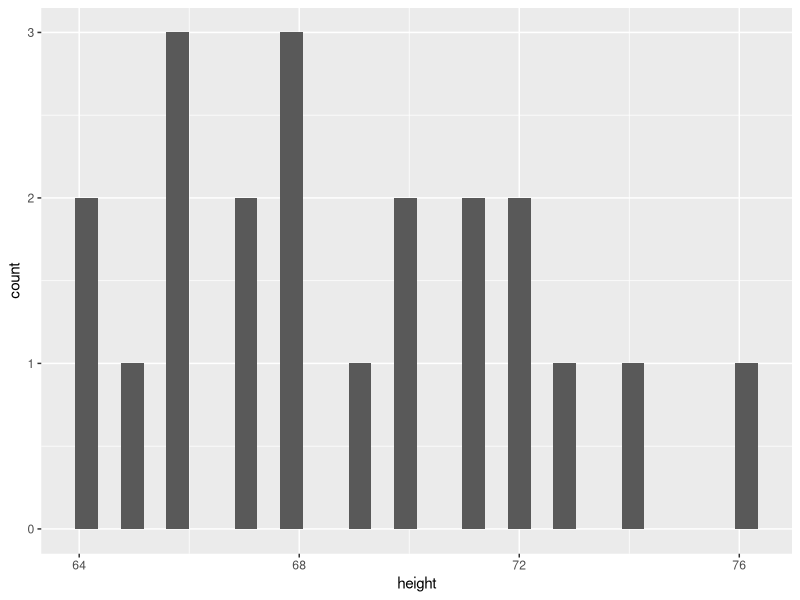
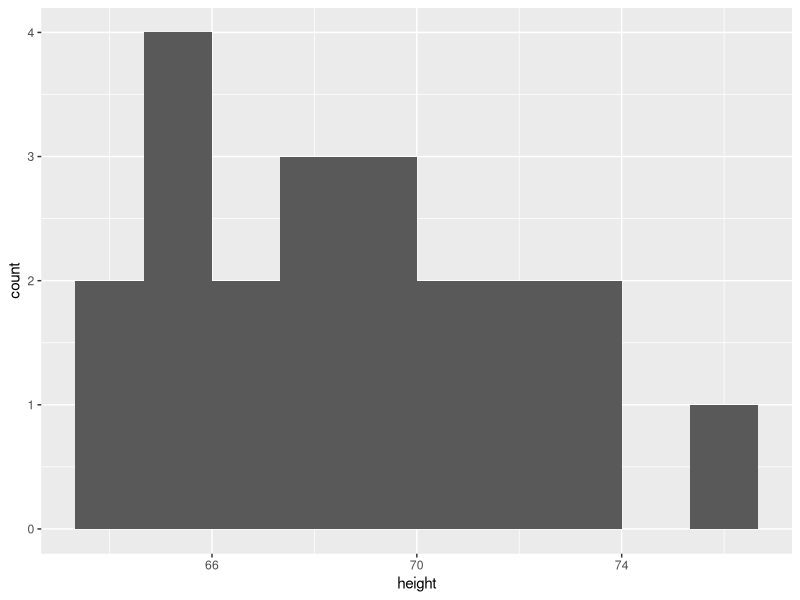
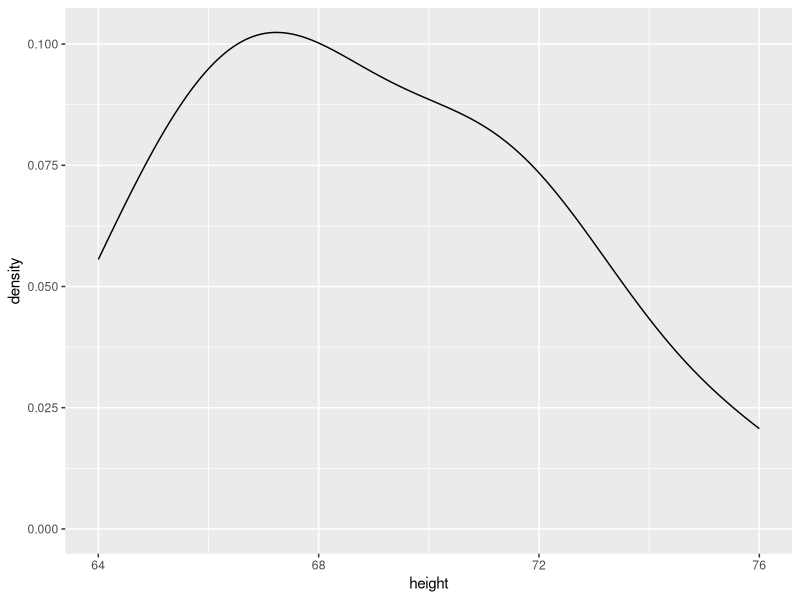
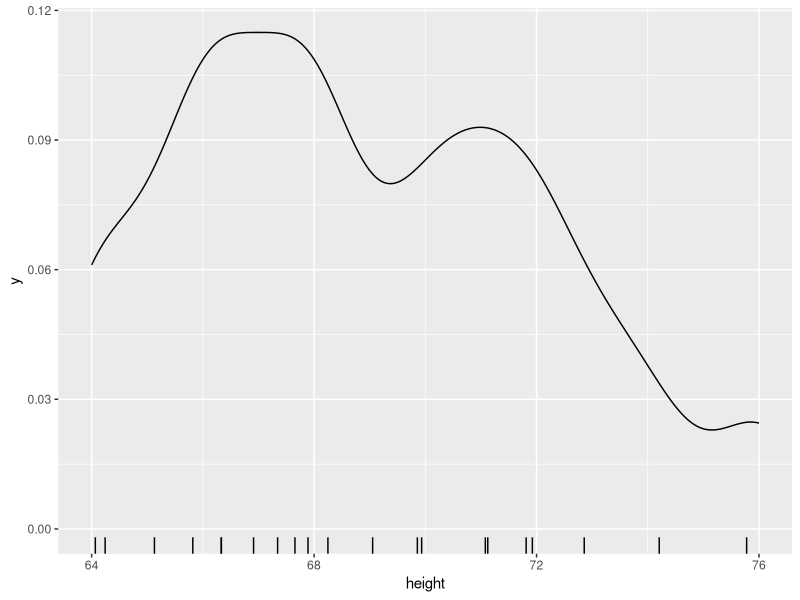
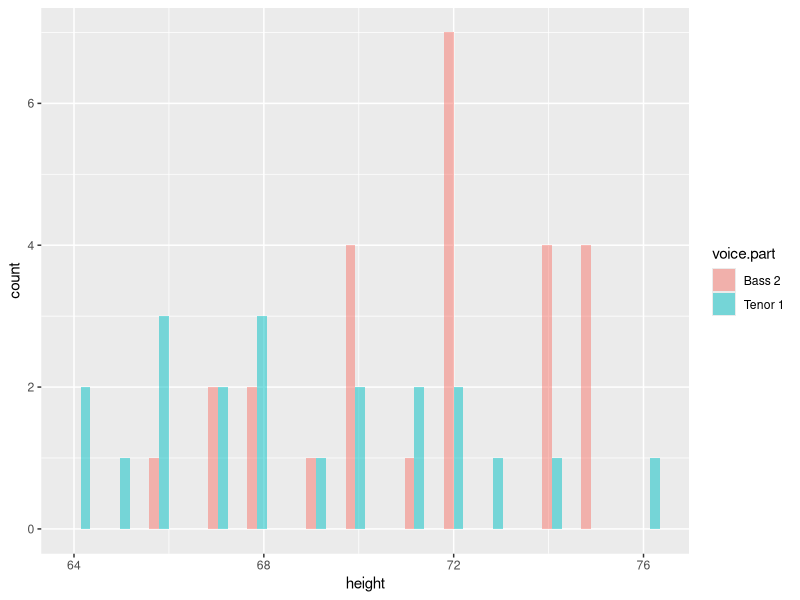
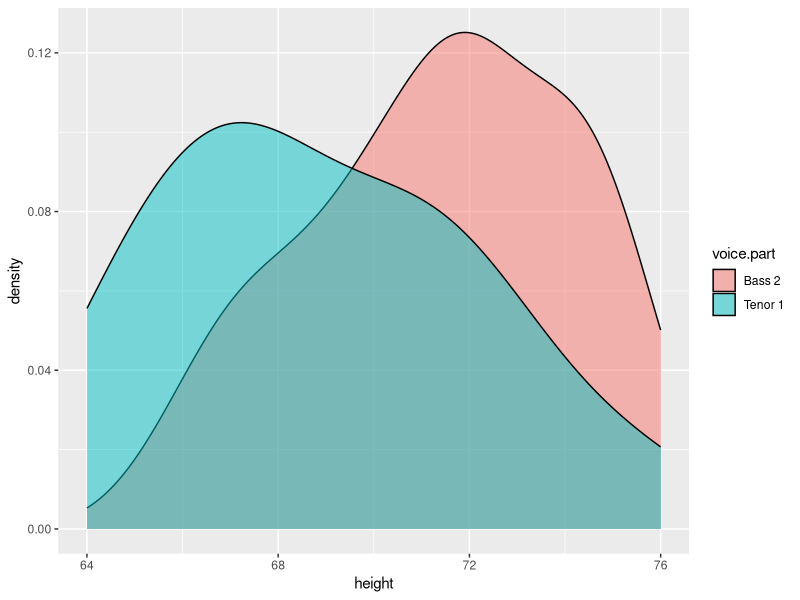
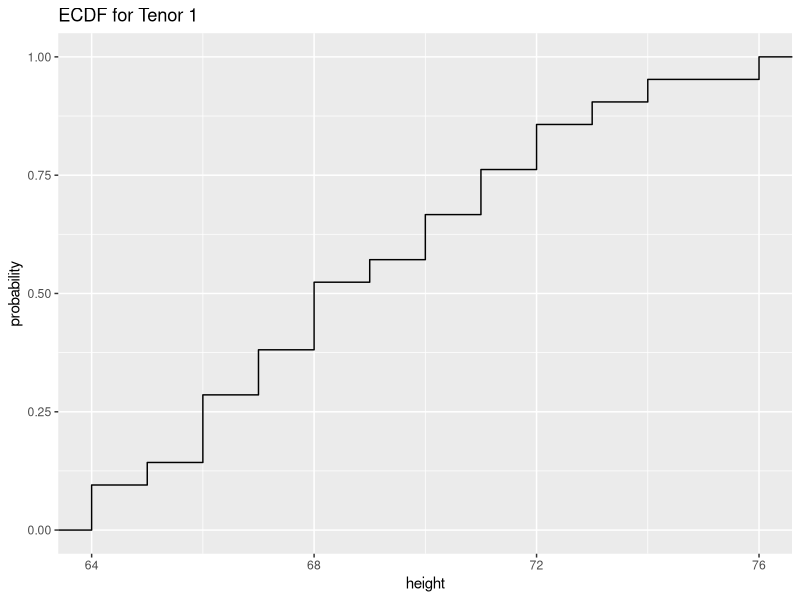
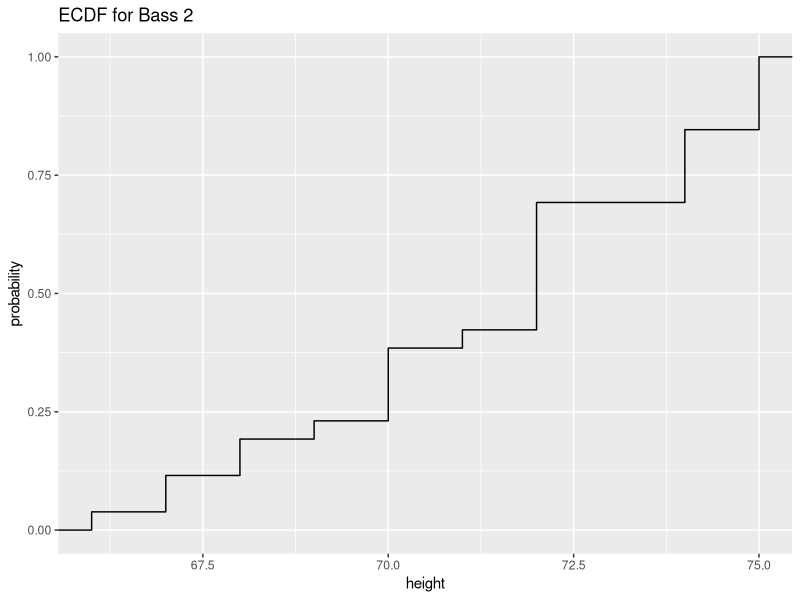

Reproduce these figures in R, in order.

## ----load required packages and data-------------------------------------
library(tidyverse)
## the "lattice" package has the singer data
library(lattice)

## ----print-data----------------------------------------------------------
head(singer) 

## ----data-transformation-------------------------------------------------
#subset data
tenor1 = singer |> subset(voice.part == "Tenor 1") 
bass2 = singer |> subset(voice.part == "Bass 2")
tenor1_or_bass2 = singer |> subset(voice.part %in% c("Tenor 1", "Bass 2")) 

## ----histogram-----------------------------------------------------------
ggplot(tenor1, aes(x = height)) + geom_histogram()
#try different bin number
ggplot(tenor1, aes(x = height)) + geom_histogram(bins = 10) 

## ----density-------------------------------------------------------------
ggplot(tenor1, aes(x = height)) + geom_density()
#density with rug
ggplot(tenor1, aes(x = height)) +
  geom_density(adjust = .5) +
  geom_rug(aes(y = 0), sides = "b", 
           position = position_jitter(height = 0))

## ----histograms-for-comparison-------------------------------------------
#histograms
ggplot(tenor1_or_bass2) +
  geom_histogram(aes(x = height, fill = voice.part),
                 alpha = .5, position = "dodge")
#density plots
ggplot(tenor1_or_bass2) +
  geom_density(aes(x = height, fill = voice.part), alpha = .5)

## ----plot-ecdf-----------------------------------------------------------
ggplot(tenor1, aes(x = height)) + stat_ecdf() +
  xlab("height") +
  ylab("probability") + 
  ggtitle("ECDF for Tenor 1")

ggplot(bass2, aes(x = height)) + stat_ecdf() +
  xlab("height") +
  ylab("probability") + 
  ggtitle("ECDF for Bass 2")

## ----quantile-plots------------------------------------------------------
#by hand
n.tenor1 = nrow(tenor1)
f.value = (0.5:(n.tenor1 - 0.5))/n.tenor1
tenor1 = tenor1 |> 
  arrange(height) |> 
  mutate(f.value = f.value) 
ggplot(tenor1, aes(x = f.value, y = height)) +
  geom_line() +
  geom_point()

n.bass2 = nrow(bass2)
f.value = (0.5:(n.bass2 - 0.5))/n.bass2
bass2 = bass2 |> 
  arrange(height) |> 
  mutate(f.value = f.value)
ggplot(bass2, aes(x = f.value, y = height)) +
  geom_line() +
  geom_point()

## ----q-q-plot-----------------------------------------------------------
#using base R function to generate a dataframe
qq.df = as.data.frame(qqplot(tenor1$height, bass2$height,
                             plot.it = FALSE))
ggplot(qq.df, aes(x = x, y = y)) +
  geom_point() +
  geom_abline(slope = 1, intercept = 0) +
  xlim(c(64, 76)) +
  ylim(c(64, 76)) +
  xlab("Tenor 1") + ylab("Bass 2")

## ----m-d-plot-----------------------------------------------------------
ggplot(qq.df, aes(x = (x+y)/2, y = y-x)) +
  geom_point() +
  geom_abline(slope = 0, intercept = 0) +
  xlab("Mean") + ylab("Difference")

## ----summary-statistics-------------------------------------------------
singer |> 
  group_by(voice.part) |> 
  summarise(mean = mean(height),
            sd = sd(height),
            median = median(height),
            mad = mad(height),
            iqr = IQR(height))

## ----box-plot-----------------------------------------------------------
ggplot(tenor1, aes(x = "Height", y = height)) +
  geom_boxplot()

ggplot(singer, aes(x = voice.part, y = height)) +
  geom_boxplot() +
  coord_flip() +
  ggtitle("Boxplot of singer's heights by voice part") +
  ylab("Height") + xlab("Voice part")
